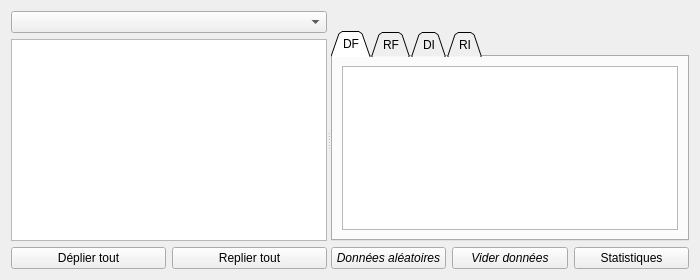
<?xml version="1.0" encoding="UTF-8"?>
<ui version="4.0">
 <class>FormEditAudit</class>
 <widget class="QWidget" name="FormEditAudit">
  <property name="geometry">
   <rect>
    <x>0</x>
    <y>0</y>
    <width>700</width>
    <height>280</height>
   </rect>
  </property>
  <property name="minimumSize">
   <size>
    <width>700</width>
    <height>0</height>
   </size>
  </property>
  <property name="windowTitle">
   <string>Saisie des données</string>
  </property>
  <layout class="QHBoxLayout" name="horizontalLayout_6">
   <item>
    <widget class="QSplitter" name="splitter">
     <property name="orientation">
      <enum>Qt::Horizontal</enum>
     </property>
     <widget class="QWidget" name="layoutWidget">
      <layout class="QGridLayout" name="gridLayout">
       <item row="3" column="0">
        <widget class="QPushButton" name="pushButtonExpandAll">
         <property name="text">
          <string>Déplier tout</string>
         </property>
        </widget>
       </item>
       <item row="3" column="1">
        <widget class="QPushButton" name="pushButtonCollapseAll">
         <property name="text">
          <string>Replier tout</string>
         </property>
        </widget>
       </item>
       <item row="1" column="0" colspan="2">
        <widget class="QTreeView" name="treeView">
         <property name="editTriggers">
          <set>QAbstractItemView::NoEditTriggers</set>
         </property>
         <property name="showDropIndicator" stdset="0">
          <bool>false</bool>
         </property>
         <property name="selectionMode">
          <enum>QAbstractItemView::NoSelection</enum>
         </property>
         <attribute name="headerVisible">
          <bool>false</bool>
         </attribute>
        </widget>
       </item>
       <item row="0" column="0" colspan="2">
        <widget class="QComboBox" name="comboListAudits"/>
       </item>
      </layout>
     </widget>
     <widget class="QWidget" name="layoutWidget2">
      <layout class="QVBoxLayout" name="verticalLayout">
       <item>
        <widget class="QLabel" name="label">
         <property name="text">
          <string/>
         </property>
        </widget>
       </item>
       <item>
        <widget class="QTabWidget" name="tabWidget">
         <property name="tabShape">
          <enum>QTabWidget::Triangular</enum>
         </property>
         <property name="currentIndex">
          <number>0</number>
         </property>
         <widget class="QWidget" name="tabDF">
          <attribute name="title">
           <string>DF</string>
          </attribute>
          <layout class="QHBoxLayout" name="horizontalLayout_4">
           <item>
            <widget class="QTableView" name="tableViewDF">
             <property name="editTriggers">
              <set>QAbstractItemView::AllEditTriggers</set>
             </property>
             <property name="showDropIndicator" stdset="0">
              <bool>false</bool>
             </property>
             <property name="selectionMode">
              <enum>QAbstractItemView::SingleSelection</enum>
             </property>
             <property name="cornerButtonEnabled">
              <bool>false</bool>
             </property>
             <attribute name="horizontalHeaderDefaultSectionSize">
              <number>50</number>
             </attribute>
             <attribute name="verticalHeaderVisible">
              <bool>false</bool>
             </attribute>
            </widget>
           </item>
          </layout>
         </widget>
         <widget class="QWidget" name="tabRF">
          <attribute name="title">
           <string>RF</string>
          </attribute>
          <layout class="QHBoxLayout" name="horizontalLayout_3">
           <item>
            <widget class="QTableView" name="tableViewRF">
             <property name="editTriggers">
              <set>QAbstractItemView::AnyKeyPressed|QAbstractItemView::DoubleClicked|QAbstractItemView::EditKeyPressed|QAbstractItemView::SelectedClicked</set>
             </property>
             <property name="showDropIndicator" stdset="0">
              <bool>false</bool>
             </property>
             <property name="selectionMode">
              <enum>QAbstractItemView::SingleSelection</enum>
             </property>
             <property name="selectionBehavior">
              <enum>QAbstractItemView::SelectItems</enum>
             </property>
             <property name="cornerButtonEnabled">
              <bool>false</bool>
             </property>
             <attribute name="horizontalHeaderDefaultSectionSize">
              <number>50</number>
             </attribute>
             <attribute name="verticalHeaderVisible">
              <bool>false</bool>
             </attribute>
            </widget>
           </item>
          </layout>
         </widget>
         <widget class="QWidget" name="tabDI">
          <attribute name="title">
           <string>DI</string>
          </attribute>
          <layout class="QHBoxLayout" name="horizontalLayout_2">
           <item>
            <widget class="QTableView" name="tableViewDI">
             <property name="editTriggers">
              <set>QAbstractItemView::AnyKeyPressed|QAbstractItemView::DoubleClicked|QAbstractItemView::EditKeyPressed|QAbstractItemView::SelectedClicked</set>
             </property>
             <property name="showDropIndicator" stdset="0">
              <bool>false</bool>
             </property>
             <property name="selectionMode">
              <enum>QAbstractItemView::SingleSelection</enum>
             </property>
             <property name="cornerButtonEnabled">
              <bool>false</bool>
             </property>
             <attribute name="horizontalHeaderDefaultSectionSize">
              <number>50</number>
             </attribute>
             <attribute name="verticalHeaderVisible">
              <bool>false</bool>
             </attribute>
            </widget>
           </item>
          </layout>
         </widget>
         <widget class="QWidget" name="tabRI">
          <attribute name="title">
           <string>RI</string>
          </attribute>
          <layout class="QHBoxLayout" name="horizontalLayout">
           <item>
            <widget class="QTableView" name="tableViewRI">
             <property name="editTriggers">
              <set>QAbstractItemView::AnyKeyPressed|QAbstractItemView::DoubleClicked|QAbstractItemView::EditKeyPressed|QAbstractItemView::SelectedClicked</set>
             </property>
             <property name="showDropIndicator" stdset="0">
              <bool>false</bool>
             </property>
             <property name="selectionMode">
              <enum>QAbstractItemView::SingleSelection</enum>
             </property>
             <property name="cornerButtonEnabled">
              <bool>false</bool>
             </property>
             <attribute name="horizontalHeaderDefaultSectionSize">
              <number>50</number>
             </attribute>
             <attribute name="verticalHeaderVisible">
              <bool>false</bool>
             </attribute>
            </widget>
           </item>
          </layout>
         </widget>
        </widget>
       </item>
       <item>
        <layout class="QHBoxLayout" name="horizontalLayout_5">
         <item>
          <widget class="QPushButton" name="randomDataButton">
           <property name="font">
            <font>
             <italic>true</italic>
            </font>
           </property>
           <property name="text">
            <string>Données aléatoires</string>
           </property>
          </widget>
         </item>
         <item>
          <widget class="QPushButton" name="clearDataButton">
           <property name="font">
            <font>
             <italic>true</italic>
            </font>
           </property>
           <property name="text">
            <string>Vider données</string>
           </property>
          </widget>
         </item>
         <item>
          <widget class="QPushButton" name="statsButton">
           <property name="text">
            <string>Statistiques</string>
           </property>
          </widget>
         </item>
        </layout>
       </item>
      </layout>
     </widget>
    </widget>
   </item>
  </layout>
 </widget>
 <resources/>
 <connections/>
</ui>
